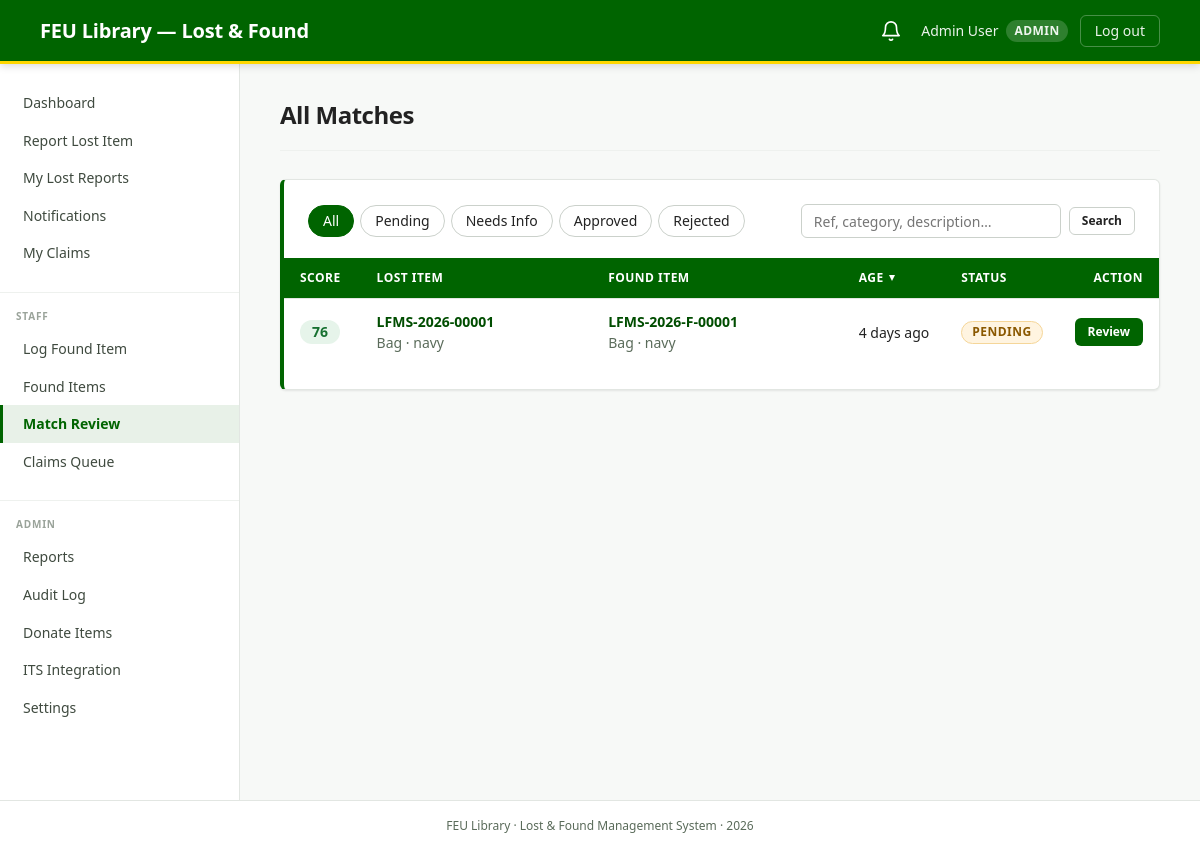
The page /index.php?p=matches (signed in) on the database its author committed.
### tables this page shows
CREATE TABLE accounts (
  id              INT UNSIGNED       NOT NULL AUTO_INCREMENT,
  role            ENUM('user','staff','admin') NOT NULL,
  user_type       ENUM('student','faculty')    NULL,             
  full_name       VARCHAR(150)       NOT NULL,
  id_number       VARCHAR(50)        NOT NULL,                   
  email           VARCHAR(255)       NOT NULL,
  password_hash   VARCHAR(255)       NOT NULL,                   
  is_active       TINYINT(1)         NOT NULL DEFAULT 1,
  created_at      DATETIME           NOT NULL DEFAULT CURRENT_TIMESTAMP,
  updated_at      DATETIME           NOT NULL DEFAULT CURRENT_TIMESTAMP
                                              ON UPDATE CURRENT_TIMESTAMP,
  PRIMARY KEY (id),
  UNIQUE KEY uq_accounts_email     (email),
  UNIQUE KEY uq_accounts_id_number (id_number),
  KEY idx_accounts_role            (role)
);

CREATE TABLE matches (
  id                       INT UNSIGNED       NOT NULL AUTO_INCREMENT,
  lost_report_id           INT UNSIGNED       NOT NULL,
  found_report_id          INT UNSIGNED       NOT NULL,
  score                    TINYINT UNSIGNED   NOT NULL,          
  factors_json             JSON               NOT NULL,          
  status                   ENUM('pending','approved','rejected','needs_info')
                                              NOT NULL DEFAULT 'pending',
  is_suspicious            TINYINT(1)         NOT NULL DEFAULT 0,
  reviewed_by_account_id   INT UNSIGNED       NULL,
  reviewed_at              DATETIME           NULL,
  review_notes             TEXT               NULL,
  created_at               DATETIME           NOT NULL DEFAULT CURRENT_TIMESTAMP,
  updated_at               DATETIME           NOT NULL DEFAULT CURRENT_TIMESTAMP
                                                       ON UPDATE CURRENT_TIMESTAMP,
  PRIMARY KEY (id),
  UNIQUE KEY uq_match_pair    (lost_report_id, found_report_id),
  KEY idx_match_status        (status),
  KEY idx_match_lost          (lost_report_id),
  KEY idx_match_found         (found_report_id),
  KEY idx_match_reviewer      (reviewed_by_account_id),
  CONSTRAINT fk_match_lost
    FOREIGN KEY (lost_report_id)         REFERENCES lost_reports(id)  ON DELETE RESTRICT,
  CONSTRAINT fk_match_found
    FOREIGN KEY (found_report_id)        REFERENCES found_reports(id) ON DELETE RESTRICT,
  CONSTRAINT fk_match_reviewer
    FOREIGN KEY (reviewed_by_account_id) REFERENCES accounts(id)      ON DELETE SET NULL
);

CREATE TABLE lost_reports (
  id                       INT UNSIGNED       NOT NULL AUTO_INCREMENT,
  ref_number               VARCHAR(30)        NOT NULL,
  reporter_account_id      INT UNSIGNED       NOT NULL,
  category                 VARCHAR(50)        NOT NULL,          
  color                    VARCHAR(50)        NOT NULL,
  brand                    VARCHAR(100)       NULL,
  description              TEXT               NOT NULL,
  last_seen_location       VARCHAR(255)       NOT NULL,
  date_lost                DATE               NOT NULL,
  status                   ENUM('open','matched','claimed','released','expired')
                                              NOT NULL DEFAULT 'open',
  is_suspicious            TINYINT(1)         NOT NULL DEFAULT 0,
  created_at               DATETIME           NOT NULL DEFAULT CURRENT_TIMESTAMP,
  updated_at               DATETIME           NOT NULL DEFAULT CURRENT_TIMESTAMP
                                                       ON UPDATE CURRENT_TIMESTAMP,
  PRIMARY KEY (id),
  UNIQUE KEY uq_lost_ref (ref_number),
  KEY idx_lost_reporter  (reporter_account_id),
  KEY idx_lost_status    (status),
  KEY idx_lost_category  (category),
  CONSTRAINT fk_lost_reporter
    FOREIGN KEY (reporter_account_id) REFERENCES accounts(id) ON DELETE RESTRICT
);

CREATE TABLE found_reports (
  id                       INT UNSIGNED       NOT NULL AUTO_INCREMENT,
  ref_number               VARCHAR(30)        NOT NULL,
  finder_account_id        INT UNSIGNED       NOT NULL,          
  category                 VARCHAR(50)        NOT NULL,
  color                    VARCHAR(50)        NOT NULL,
  brand                    VARCHAR(100)       NULL,
  description              TEXT               NOT NULL,
  storage_location_id      INT UNSIGNED       NOT NULL,
  date_found               DATE               NOT NULL,
  status                   ENUM('open','matched','claimed','released','expired','donated')
                                              NOT NULL DEFAULT 'open',
  created_at               DATETIME           NOT NULL DEFAULT CURRENT_TIMESTAMP,
  updated_at               DATETIME           NOT NULL DEFAULT CURRENT_TIMESTAMP
                                                       ON UPDATE CURRENT_TIMESTAMP,
  PRIMARY KEY (id),
  UNIQUE KEY uq_found_ref (ref_number),
  KEY idx_found_finder    (finder_account_id),
  KEY idx_found_storage   (storage_location_id),
  KEY idx_found_status    (status),
  KEY idx_found_category  (category),
  CONSTRAINT fk_found_finder
    FOREIGN KEY (finder_account_id)   REFERENCES accounts(id)          ON DELETE RESTRICT,
  CONSTRAINT fk_found_storage
    FOREIGN KEY (storage_location_id) REFERENCES storage_locations(id) ON DELETE RESTRICT
);

### pages/matches.php (the view, shortened to what the rows shown need)
<?php
$state = table_state('', [
    'sort'     => 'age',
    'dir'      => 'desc',
    'per_page' => 25,
]);
$sortable_cols = [
    'score' => 'matches.score',
    'age'   => 'matches.created_at',
];
$where  = [];
$params = [];
$where_sql = $where ? 'WHERE ' . implode(' AND ', $where) : '';
$sort_col = $sortable_cols[$state['sort']] ?? 'matches.created_at';
$sort_dir = $state['dir'] === 'asc' ? 'ASC' : 'DESC';
$offset   = ($state['page'] - 1) * $state['per_page'];
$matches = q_all(
    'SELECT matches.id            AS match_id,
            matches.score         AS score,
            matches.status        AS match_status,
            matches.is_suspicious AS suspicious,
            matches.created_at    AS match_created_at,
            lost_reports.id          AS lost_id,
            lost_reports.ref_number  AS lost_ref,
            lost_reports.category    AS lost_category,
            lost_reports.color       AS lost_color,
            found_reports.id         AS found_id,
            found_reports.ref_number AS found_ref,
            found_reports.category   AS found_category,
            found_reports.color      AS found_color
       FROM matches
       JOIN lost_reports  ON lost_reports.id  = matches.lost_report_id
       JOIN found_reports ON found_reports.id = matches.found_report_id
      ' . $where_sql . '
      ORDER BY ' . $sort_col . ' ' . $sort_dir . ', matches.id DESC
      LIMIT ? OFFSET ?',
    array_merge($params, [$state['per_page'], $offset])
);
$base = ['p' => 'matches'];
$base_with_state = $base + array_filter([
    'status'   => $state['status'],
    'q'        => $state['q'],
    'sort'     => $state['sort'] !== 'age' ? $state['sort'] : '',
    'dir'      => $state['dir'] !== 'desc' ? $state['dir'] : '',
    'per_page' => $state['per_page'] !== 25 ? (string) $state['per_page'] : '',
], static fn($v) => $v !== '' && $v !== null);
layout_open('All Matches');
?>
<section class="card">
  <?php if (!$matches): ?>
    <div class="empty-state">
      <p class="empty-state-title">No matches found</p>
      <p class="empty-state-body">Try adjusting the filter or search term.</p>
    </div>
  <?php else: ?>
    <div class="table-wrap table-wrap-cards">
      <table class="data-table data-table-static">
        <thead>
          <tr>
            <th class="col-narrow"<?= sort_aria('score', $state) ?>><?= sort_link('score', 'Score', $state, '', $base_with_state) ?></th>
            <th>Lost item</th>
            <th>Found item</th>
            <th class="col-narrow"<?= sort_aria('age', $state) ?>><?= sort_link('age', 'Age', $state, '', $base_with_state) ?></th>
            <th class="col-narrow">Status</th>
            <th class="col-actions">Action</th>
          </tr>
        </thead>
        <tbody>
          <?php foreach ($matches as $m): ?>
            <tr>
              <td data-label="Score" class="col-narrow"><?= score_chip((int) $m['score']) ?></td>
              <td data-label="Lost item">
                <a href="<?= e(url('/index.php?p=lost.show&id=' . (int) $m['lost_id'])) ?>"><?= e((string) $m['lost_ref']) ?></a>
                <div class="text-sm text-muted">
                  <?= e(category_label((string) $m['lost_category'])) ?> &middot; <?= e((string) $m['lost_color']) ?>
                </div>
              </td>
              <td data-label="Found item">
                <a href="<?= e(url('/index.php?p=found.show&id=' . (int) $m['found_id'])) ?>"><?= e((string) $m['found_ref']) ?></a>
                <div class="text-sm text-muted">
                  <?= e(category_label((string) $m['found_category'])) ?> &middot; <?= e((string) $m['found_color']) ?>
                </div>
              </td>
              <td data-label="Age" class="col-narrow text-sm text-muted"><?= e(time_ago((string) $m['match_created_at'])) ?></td>
              <td data-label="Status" class="col-narrow"><?= status_badge((string) $m['match_status']) ?></td>
              <td data-label="Action" class="col-actions">
                <a class="btn btn-primary btn-sm" href="<?= e(url('/index.php?p=match.show&id=' . (int) $m['match_id'])) ?>">Review</a>
              </td>
            </tr>
          <?php endforeach; ?>
        </tbody>
      </table>
    </div>
  <?php endif; ?>
</section>

### partials/header.php (shortened to what the rows shown need)
<?php
$user = current_user();
$role_label = strtoupper((string) ($user['role'] ?? ''));
?>
<header class="app-header" role="banner">
  <div class="app-header-tools">
    <div class="app-header-user">
      <span><?= e($user['full_name']) ?></span>
      <span class="role-pill"><?= e($role_label) ?></span>
    </div>
  </div>
</header>

### lib/view.php (shortened to what the rows shown need)
<?php
function url(string $path = ''): string
{
    static $base = null;
    if ($base === null) {
        $configured = cfg('app.base_path');
        $base = rtrim($configured, '/');
    }
    return $base . '/' . ltrim($path, '/');
}
    ?><!DOCTYPE html>
<?php
function status_badge(string $status): string
{
    [$class, $label] = match (strtolower($status)) {
        'open'                 => ['badge-open',     'OPEN'],
        'matched'              => ['badge-matched',  'MATCHED'],
        'claimed'              => ['badge-matched',  'CLAIMED'],
        'pending'              => ['badge-pending',  'PENDING'],
        'pending_user_action'  => ['badge-pending',  'ACTION NEEDED'],
        'pending_verification' => ['badge-pending',  'AWAITING PICKUP'],
        'needs_info'           => ['badge-pending',  'NEEDS INFO'],
        'approved'             => ['badge-approved', 'APPROVED'],
        'rejected'             => ['badge-rejected', 'REJECTED'],
        'released'             => ['badge-released', 'RELEASED'],
        'expired'              => ['badge-expired',  'EXPIRED'],
        'donated'              => ['badge-donated',  'DONATED'],
        default                => ['badge-neutral',  strtoupper($status)],
    };
    return '<span class="badge ' . $class . '">' . e($label) . '</span>';
}
function item_categories(): array
{
    return [
        'bag'          => 'Bag',
        'backpack'     => 'Backpack',
        'phone'        => 'Phone',
        'laptop'       => 'Laptop / Tablet',
        'charger'      => 'Charger / Cable',
        'headphones'   => 'Earphones / Headphones',
        'watch'        => 'Watch / Jewelry',
        'book'         => 'Book / Notebook',
        'calculator'   => 'Calculator',
        'stationery'   => 'Pen / Stationery',
        'wallet'       => 'ID / Wallet',
        'keys'         => 'Keys',
        'water bottle' => 'Water Bottle',
        'umbrella'     => 'Umbrella',
        'clothing'     => 'Clothing',
        'other'        => 'Other',
    ];
}
function category_label(string $key): string
{
    $cats = item_categories();
    return $cats[$key] ?? ucfirst($key);
}
function score_chip(int $score): string
{
    $score = max(0, min(100, $score));
    $class = $score >= 70 ? 'score-chip-high'
           : ($score >= 40 ? 'score-chip-medium' : 'score-chip-low');
    return '<span class="score-chip ' . $class . '" title="Match score">' . $score . '</span>';
}
function table_state(string $prefix = '', array $defaults = []): array
{
    $allowed_per = [10, 25, 50, 100];
    $raw_per     = (int) ($_GET[$prefix . 'per_page'] ?? 0);
    return [
        'sort'     => isset($_GET[$prefix . 'sort']) && is_string($_GET[$prefix . 'sort'])
                      ? trim($_GET[$prefix . 'sort'])
                      : (string) ($defaults['sort'] ?? ''),
        'dir'      => (isset($_GET[$prefix . 'dir']) && $_GET[$prefix . 'dir'] === 'asc')
                      ? 'asc'
                      : ((isset($_GET[$prefix . 'dir']) && $_GET[$prefix . 'dir'] === 'desc')
                          ? 'desc'
                          : (string) ($defaults['dir'] ?? 'desc')),
        'page'     => max(1, (int) ($_GET[$prefix . 'page'] ?? 1)),
        'per_page' => in_array($raw_per, $allowed_per, true)
                      ? $raw_per
                      : (int) ($defaults['per_page'] ?? 25),
        'status'   => isset($_GET[$prefix . 'status']) && is_string($_GET[$prefix . 'status'])
                      ? trim($_GET[$prefix . 'status'])
                      : (string) ($defaults['status'] ?? ''),
        'q'        => isset($_GET[$prefix . 'q']) && is_string($_GET[$prefix . 'q'])
                      ? trim($_GET[$prefix . 'q'])
                      : '',
    ];
}
function sort_link(string $column, string $label, array $state, string $prefix = '', array $base = []): string
{
    $is_active = $state['sort'] === $column;
    $new_dir   = $is_active && $state['dir'] === 'asc' ? 'desc' : 'asc';
    $params = $base;
    $params[$prefix . 'sort'] = $column;
    $params[$prefix . 'dir']  = $new_dir;
    unset($params[$prefix . 'page']);
    $svg_up   = '<svg width="8" height="8" viewBox="0 0 8 8" fill="currentColor" focusable="false"><path d="M4 1 7 7H1z"/></svg>';
    $svg_down = '<svg width="8" height="8" viewBox="0 0 8 8" fill="currentColor" focusable="false"><path d="M4 7 1 1h6z"/></svg>';
    $svg_both = '<svg width="8" height="10" viewBox="0 0 8 10" fill="currentColor" focusable="false"><path d="M4 1 7 5H1zM4 9 1 5h6z"/></svg>';
    $indicator = $is_active
        ? ($state['dir'] === 'asc' ? $svg_up : $svg_down)
        : $svg_both;
    $class = 'sort-link' . ($is_active ? ' sort-active' : '');
    return '<a href="' . e(url('/index.php?' . http_build_query($params))) . '" class="' . $class . '">'
         . e($label)
         . '<span class="sort-indicator" aria-hidden="true">' . $indicator . '</span>'
         . '</a>';
}
function sort_aria(string $column, array $state): string
{
    if (($state['sort'] ?? '') !== $column) {
        return '';
    }
    $dir = ($state['dir'] ?? 'asc') === 'asc' ? 'ascending' : 'descending';
    return ' aria-sort="' . $dir . '"';
}
function time_ago(?string $datetime): string
{
    $ts = strtotime($datetime);
    $diff = time() - $ts;
    if ($diff < 7 * 86400)         return floor($diff / 86400) . ' days ago';
    return date('M j, Y', $ts);
}

### rows shown on the page
accounts: full_name "Admin User", role "ADMIN"
matches: score "76", lost_report.ref_number "LFMS-2026-00001", lost_report.category "Bag", lost_report.color "navy", found_report.ref_number "LFMS-2026-F-00001", found_report.category "Bag", found_report.color "navy", created_at "4 days ago"

### other values the page prints
$item['label'] "Dashboard"
$item['label'] "Report Lost Item"
$item['label'] "My Lost Reports"
$item['label'] "Notifications"
$item['label'] "My Claims"
$item['label'] "STAFF"
$item['label'] "Log Found Item"
$item['label'] "Found Items"
$item['label'] "Match Review"
$item['label'] "Claims Queue"
$item['label'] "ADMIN"
$item['label'] "Reports"
$item['label'] "Audit Log"
$item['label'] "Donate Items"
$item['label'] "ITS Integration"
